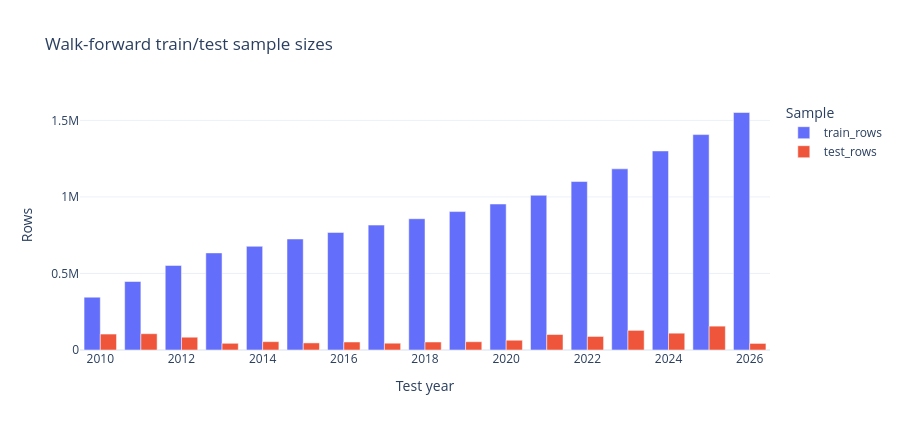

Notebook source saved alongside this figure:
### Markdown cell above
## Training Set Growth

The walk-forward setup uses only past data. Each fold adds more history to the training set, which mirrors the expanding-window logic discussed in the paper.

### Code cell
fold_long = folds.melt(
    id_vars="fold_year",
    value_vars=["train_rows", "test_rows"],
    var_name="sample",
    value_name="rows",
)
fig = px.bar(
    fold_long,
    x="fold_year",
    y="rows",
    color="sample",
    barmode="group",
    title="Walk-forward train/test sample sizes",
    labels={"fold_year": "Test year", "rows": "Rows", "sample": "Sample"},
)
fig.update_layout(template="plotly_white", height=430)
fig.show()

### Figure 1 — Plotly figure (JSON) as saved in the notebook; plotly's stock layout.template omitted (floating-point values rounded to 4 significant figures)
{"data": [{"alignmentgroup": "True", "hovertemplate": "Sample=train_rows<br>Test year=%{x}<br>Rows=%{y}<extra></extra>", "legendgroup": "train_rows", "marker": {"color": "#636efa", "pattern": {"shape": ""}}, "name": "train_rows", "offsetgroup": "train_rows", "orientation": "v", "showlegend": true, "textposition": "auto", "type": "bar", "x": [2010, 2011, 2012, 2013, 2014, 2015, 2016, 2017, 2018, 2019, 2020, 2021, 2022, 2023, 2024, 2025, 2026], "xaxis": "x", "y": [345127, 447477, 552504, 634314, 677457, 725166, 768190, 815984, 857599, 904318, 953734, 1010837, 1100485, 1183465, 1300372, 1407284, 1551504], "yaxis": "y"}, {"alignmentgroup": "True", "hovertemplate": "Sample=test_rows<br>Test year=%{x}<br>Rows=%{y}<extra></extra>", "legendgroup": "test_rows", "marker": {"color": "#EF553B", "pattern": {"shape": ""}}, "name": "test_rows", "offsetgroup": "test_rows", "orientation": "v", "showlegend": true, "textposition": "auto", "type": "bar", "x": [2010, 2011, 2012, 2013, 2014, 2015, 2016, 2017, 2018, 2019, 2020, 2021, 2022, 2023, 2024, 2025, 2026], "xaxis": "x", "y": [104211, 106468, 83526, 43839, 54541, 46222, 52207, 44439, 52268, 54087, 63800, 101168, 88547, 128244, 109891, 155865, 42984], "yaxis": "y"}], "layout": {"barmode": "group", "height": 430, "legend": {"title": {"text": "Sample"}, "tracegroupgap": 0}, "title": {"text": "Walk-forward train/test sample sizes"}, "xaxis": {"anchor": "y", "domain": [0.0, 1.0], "title": {"text": "Test year"}}, "yaxis": {"anchor": "x", "domain": [0.0, 1.0], "title": {"text": "Rows"}}}}
